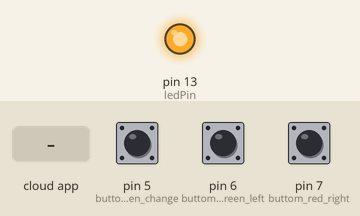
This sketch was run on a simulated Arduino Uno, built with avr-gcc and run on an emulated ATmega328P. Parts: output pins drawn as LEDs (lit = HIGH). Inputs (shaded band) come from the test bench; at power-on: pin 5 (buttom_green_change) HIGH, pin 6 (buttom_green_left) HIGH, pin 7 (buttom_red_right) HIGH. The ROS host is connected and sends only what is stated.

Above: at 1.2 s.
1.3 s: the phone or cloud app sets Topic_LED_13 to 0
At 2.3 s:
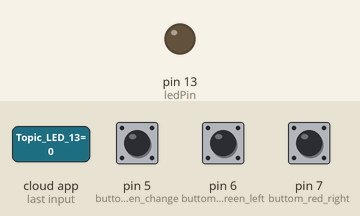
2.8 s: the phone or cloud app sets Topic_LED_13 to 45
At 3.5 s:
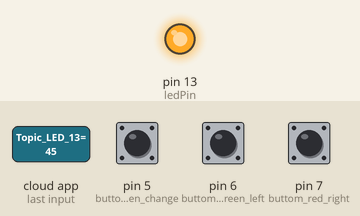
Timing chart, 0 to 5.8 s (numbered marks = the images above; inputs shaded):
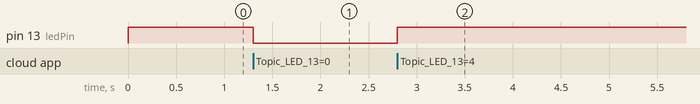

Measured:
- after the input at 1.3 s, pin 13 (ledPin): HIGH → LOW at once
- after the input at 2.8 s, pin 13 (ledPin): LOW → HIGH at once

The sketch:

arduino_comand.ino
```cpp
#include <ros.h>
#include "geometry_msgs/Twist.h"
#include <std_msgs/Int16.h>
#include <std_msgs/String.h>

int ledPin = 13;
int buttom_red_right = 7;
int buttom_green_left = 6;
int buttom_green_change = 5;

ros::NodeHandle  nh;
std_msgs::Int16 sensorData;
std_msgs::Int16 cmdBTN;
std_msgs::Int16 motion;
geometry_msgs::Twist msg;


void control_LED( const std_msgs::Int16& cmd_msg)
{
  int value = cmd_msg.data;
  digitalWrite(ledPin, value);   // blink the led
}
ros::Subscriber<std_msgs::Int16> ledsub("Topic_LED_13", &control_LED );
ros::Publisher Status("Status",&motion);

void setup()
{
  pinMode(ledPin, OUTPUT);
  pinMode(buttom_red_right,INPUT);
  pinMode(buttom_green_change,INPUT);
  pinMode(buttom_green_left,INPUT);
  digitalWrite(ledPin, 1);
  nh.initNode();
  nh.subscribe(ledsub);
  nh.advertise(Status);
}
int mode=0;
void loop()
{
  int BTN1 = digitalRead(buttom_red_right);
  int BTN2 = digitalRead(buttom_green_left);
  int BTN3 = digitalRead(buttom_green_change);
  int sensorData;
  if (BTN3 == 0)
  {
    mode=~mode;
  }
  if(BTN1==0&&BTN2==0)
  {
    if(mode == 0)
    {
      motion.data = 1;
      Status.publish(&motion);
      delay(100);
    }
    else
    {
      motion.data = 2;
      Status.publish(&motion);
      delay(100);
    }
  }
  else if (BTN2==0)
  {
    motion.data = 3;
    Status.publish(&motion);
    delay(100);
  }
  else if (BTN1==0)
  {
    motion.data = 4;
    Status.publish(&motion);
    delay(100);
  }
  nh.spinOnce();
  delay(1);
}
```
